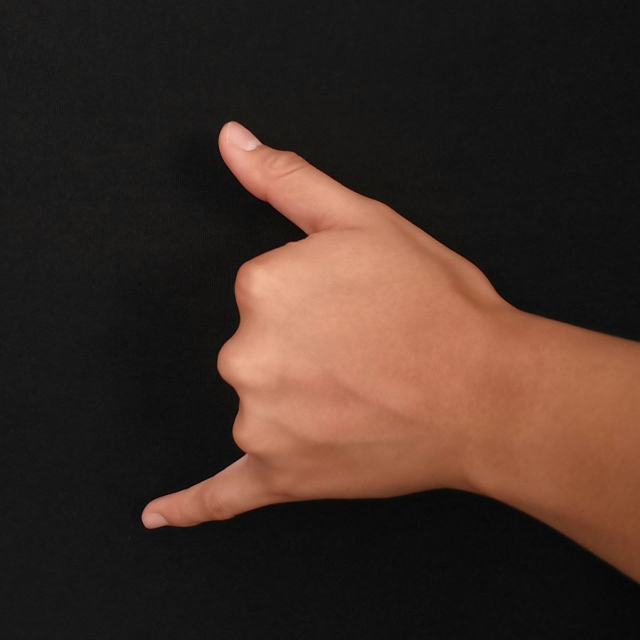
#> input picture Images/Y.jpeg, 1280 x 1280 px (shown at 1/2 size)
$ python code_1_2_Hu_distamce.py
#> lines starting #> are read from the running program, lines starting #| are printed output that depends on the picture; after the words box and inside, x2 and y2 are one past the last pixel; in counts of white or black regions, pixels touching at a corner belong together
#> further down, imagen is the input picture: shape (1280, 1280, 3); mean B, G, R 37.6, 45.5, 63.1
# Librerias
import cv2 as cv
import numpy as np
from skimage import io
from skimage import filters

from math import copysign, log10

# Pre-procesamiento de imagen
def algoritmo_region_bordes(imagen):
    # Eliminación de ruido - Preprocesamiento (2)
    im_ruido = cv.pyrMeanShiftFiltering(imagen,sp=30,sr=50)
    tamanio_imagen('Imagen sin ruido')
    cv.imshow('Imagen sin ruido', im_ruido)

    # Escala de grises - Preprocesamiento (3)
    im_gris = cv.cvtColor(im_ruido, cv.COLOR_BGR2GRAY)
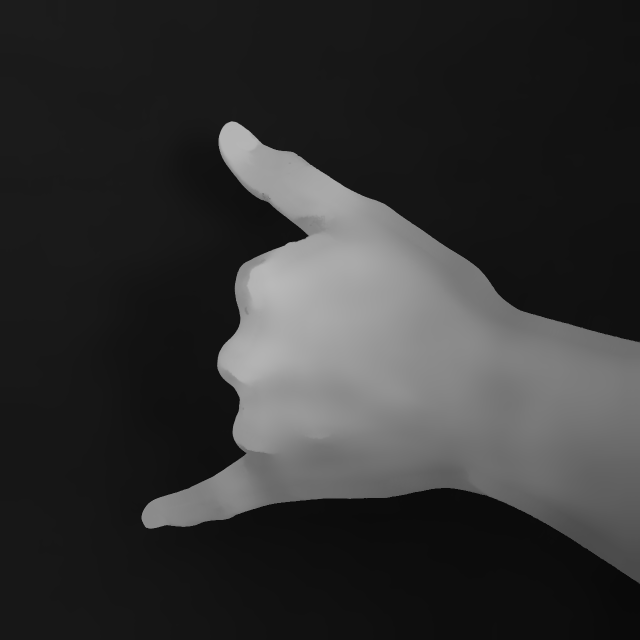
#> im_gris: shape (1280, 1280) (shown at 1/2 size); min 9, max 185, mean 50.5

    # Binarización | Binarización de Otsu - Segmentación (4)
    ret, im_binaria = cv.threshold(im_gris, 0, 255, cv.THRESH_BINARY | cv.THRESH_OTSU)
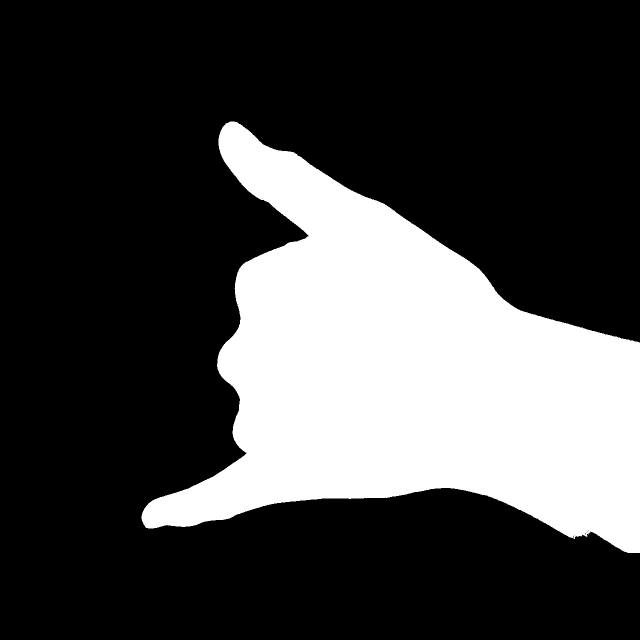
#> im_binaria: shape (1280, 1280) (shown at 1/2 size); 26.6% white; 1 white region, box (x1, y1, x2, y2) and area: (283, 243, 1280, 1106) 436316
#> ret = 76

    # Detección de bordes - Segmentación (5)
    img_filtro1 = filters.sobel(im_binaria)
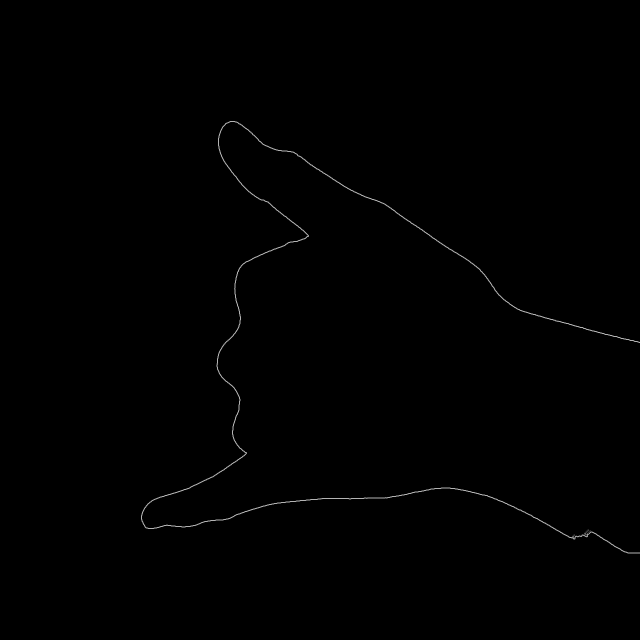
#> img_filtro1: shape (1280, 1280) float64 (shown at 1/2 size); min 0, max 0.791, mean 0.00281

    # Operaciones morfologicas - Segmentación (6)
    kernel = cv.getStructuringElement(cv.MORPH_RECT, (3, 3))
    apertura = cv.morphologyEx(im_binaria, cv.MORPH_OPEN, kernel=kernel, iterations=2)
#> apertura: shape (1280, 1280); 26.6% white; 1 white region, box (x1, y1, x2, y2) and area: (283, 243, 1280, 1106) 436206
    dilatacion = cv.dilate(apertura, kernel, iterations=3)
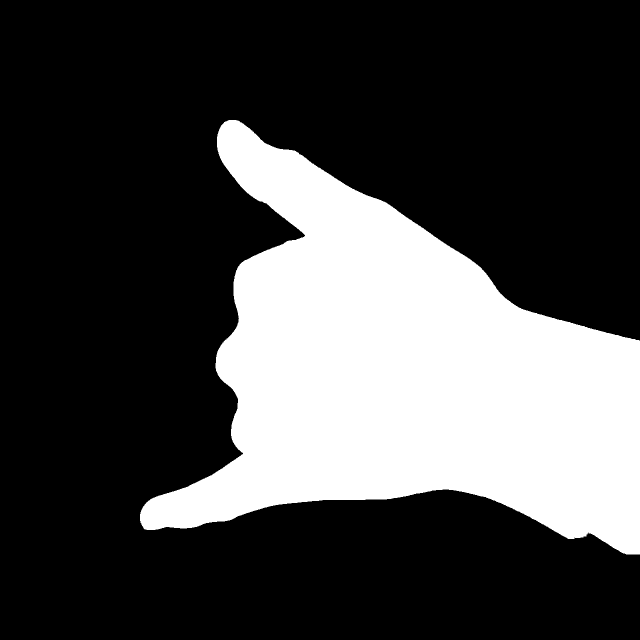
#> dilatacion: shape (1280, 1280) (shown at 1/2 size); 27.4% white; 1 white region, box (x1, y1, x2, y2) and area: (280, 240, 1280, 1109) 448284

   # Umbralización - Segmentación (7)
    th, im_umbral = cv.threshold(apertura, 80, 150, cv.THRESH_BINARY_INV)

    # Copia de la imagen umbralizada - Segmentación (8)
    im_umbral_copia = im_umbral.copy()

    # Mascara para rellenar con 2 pixeles mayores a la imagen - Segmentación (9)  [Relleno]
    a, l = im_umbral.shape[:2]
#> a = 1280; l = 1280
    mascara = np.zeros((a+2, l+2), np.uint8)

    # Rellenando desde el punto (0, 0) al 255
    cv.floodFill(im_umbral_copia, mascara, (0,0), 255);

    # Invertido del relleno de la imagen - Segmentación (10) [Relleno invertido]
    im_seg_inv = cv.bitwise_not(im_umbral_copia)

    # Combinación de imagenes para obtener imagen rellenada - Segmentación (11)
    im_combinada = im_umbral | im_seg_inv

    # Binarización de otsu - Segmentación (12)
    ret, im_binaria2 = cv.threshold(im_combinada, 0, 255, cv.THRESH_BINARY | cv.THRESH_OTSU)
#> ret = 150
    tamanio_imagen('Imagen binaria rellena')
    cv.imshow('Imagen binaria rellena', im_binaria2) #--- se usará para momentos ---
#> (the run stopped early here; a loop or call above may not have finished)

$ run again, with Images/B.jpeg copied over Images/Y.jpeg
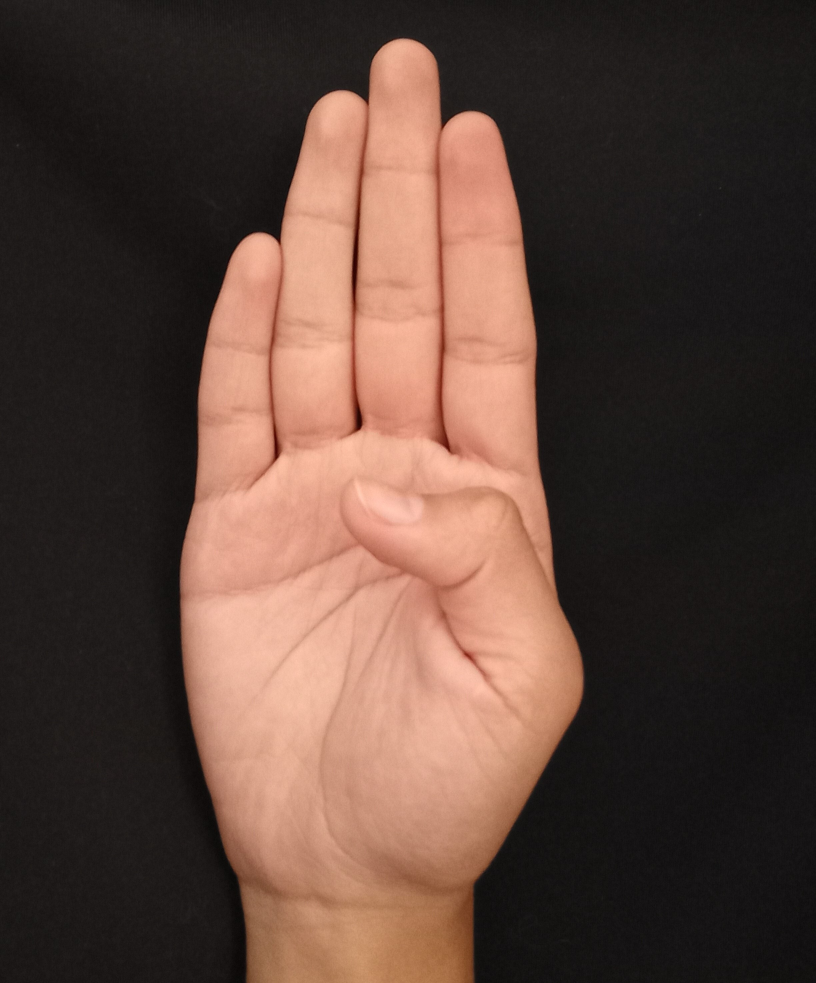
#> input picture Images/B.jpeg, 2447 x 2949 px (shown at 1/3 size)
#> imagen is the input picture: shape (2949, 2447, 3); mean B, G, R 58.4, 68, 91.5
#> in algoritmo_region_bordes, `ret, im_binaria = cv.threshold(im_gris, 0, 255, cv.THRESH_BINARY | cv...`:
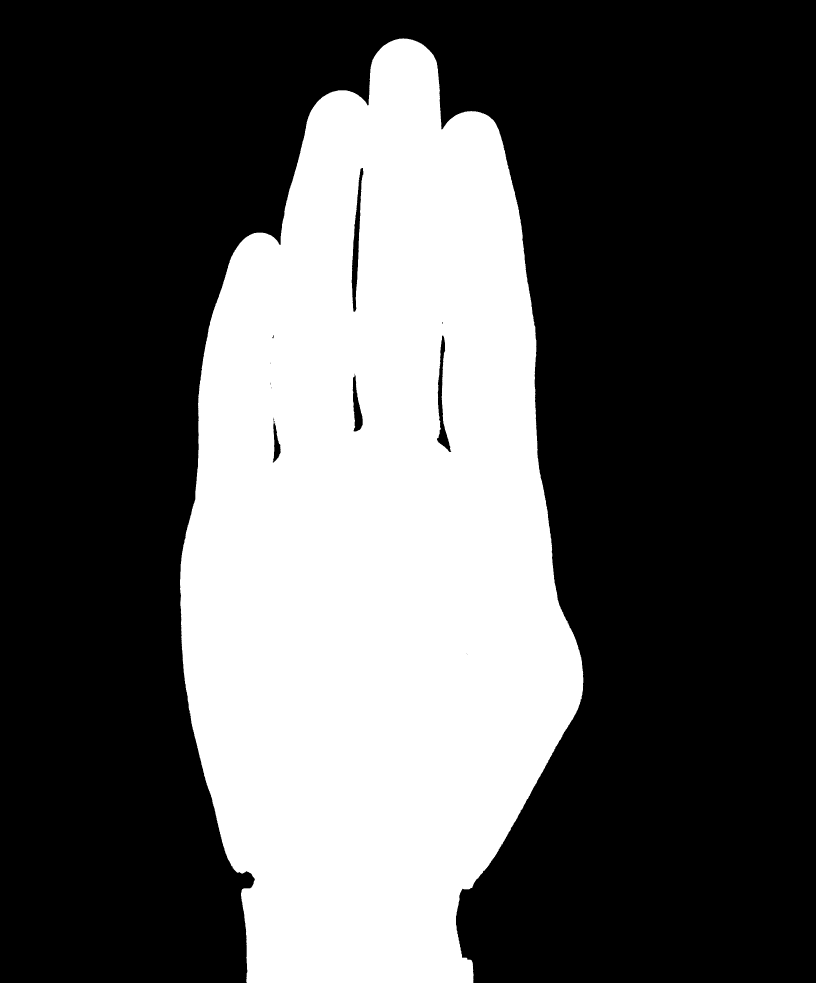
#> im_binaria: shape (2949, 2447) (shown at 1/3 size); 34% white; 1 white region, box (x1, y1, x2, y2) and area: (540, 115, 1750, 2949) 2454922
#> in algoritmo_region_bordes, `ret, im_binaria = cv.threshold(im_gris, 0, 255, cv.THRESH_BINARY | cv...`: ret = 97
#> apertura: shape (2949, 2447); 34% white; 1 white region, box (x1, y1, x2, y2) and area: (540, 116, 1750, 2949) 2454499
#> dilatacion: shape (2949, 2447); 34.4% white; 1 white region, box (x1, y1, x2, y2) and area: (537, 113, 1753, 2949) 2485619
#> in algoritmo_region_bordes, `im_combinada = im_umbral | im_seg_inv`:
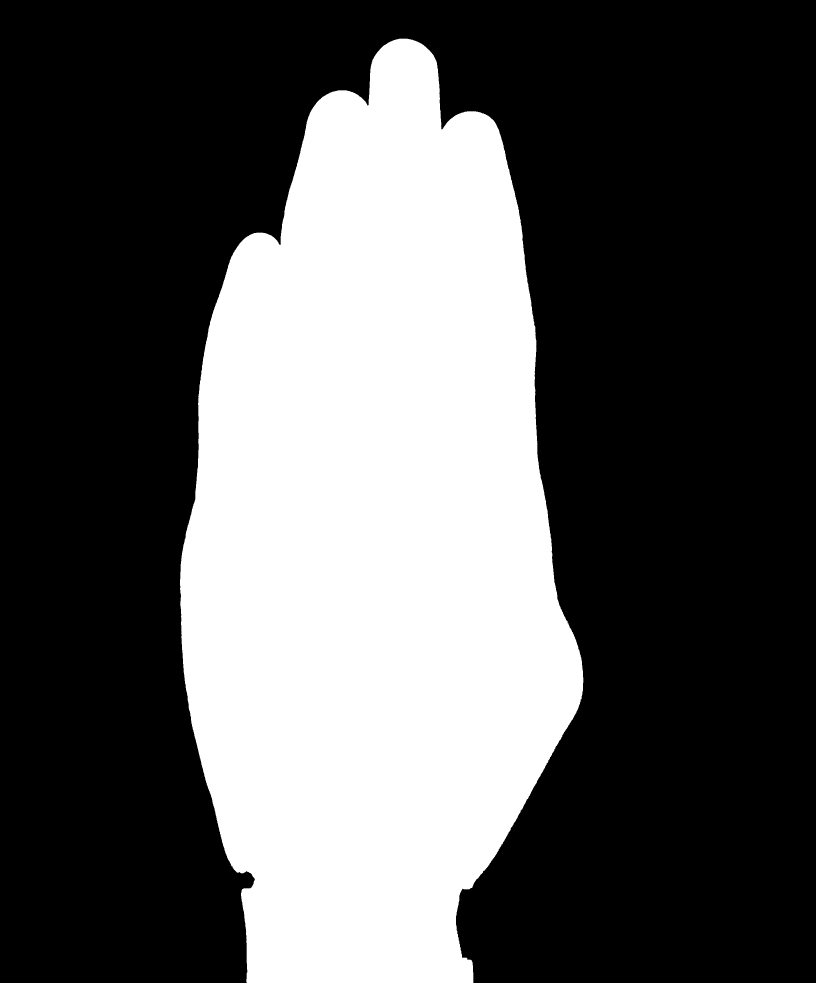
#> im_combinada: shape (2949, 2447) (shown at 1/3 size); values 150 (black) and 255 (white), 34.2% white; 1 white region, box (x1, y1, x2, y2) and area: (540, 116, 1750, 2949) 2468774
#> in algoritmo_region_bordes, `ret, im_binaria2 = cv.threshold(im_combinada, 0, 255, cv.THRESH_BINARY..`: ret = 150

$ run again, with Images/C.jpeg copied over Images/Y.jpeg
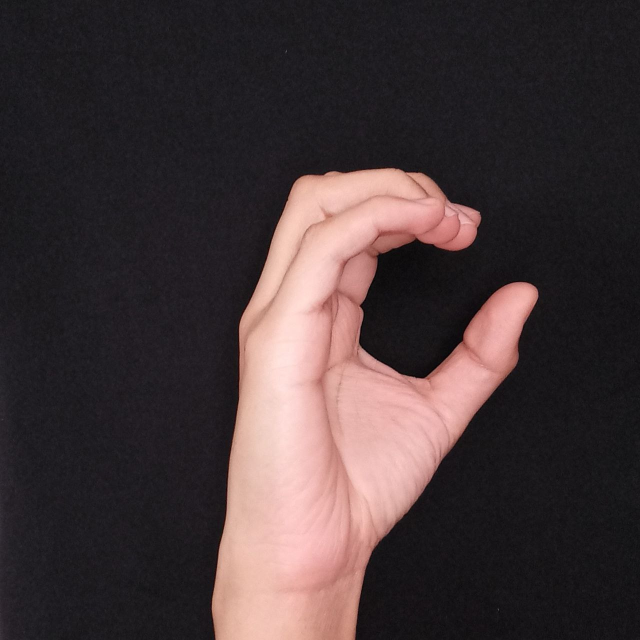
#> input picture Images/C.jpeg, 1280 x 1280 px (shown at 1/2 size)
#> imagen is the input picture: shape (1280, 1280, 3); mean B, G, R 56.7, 55.4, 68.5
#> in algoritmo_region_bordes, `ret, im_binaria = cv.threshold(im_gris, 0, 255, cv.THRESH_BINARY | cv...`:
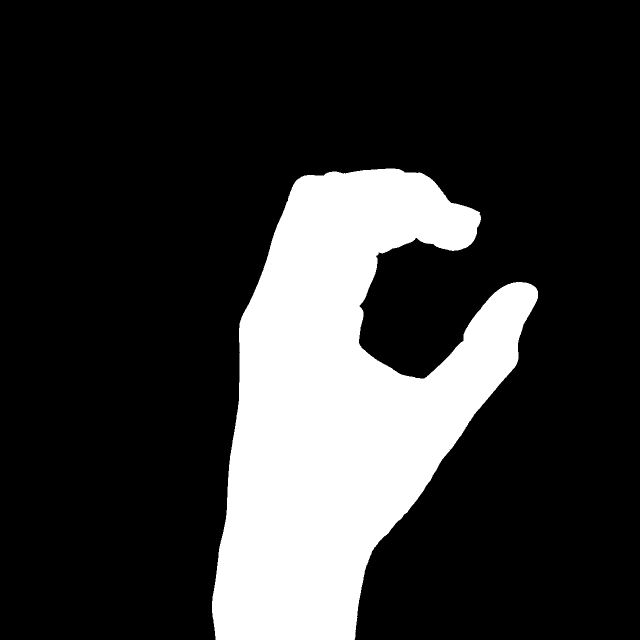
#> im_binaria: shape (1280, 1280) (shown at 1/2 size); 20.5% white; 1 white region, box (x1, y1, x2, y2) and area: (424, 337, 1076, 1280) 335791
#> in algoritmo_region_bordes, `ret, im_binaria = cv.threshold(im_gris, 0, 255, cv.THRESH_BINARY | cv...`: ret = 108
#> apertura: shape (1280, 1280); 20.5% white; 1 white region, box (x1, y1, x2, y2) and area: (424, 337, 1076, 1280) 335759
#> in algoritmo_region_bordes, `dilatacion = cv.dilate(apertura, kernel, iterations=3)`:
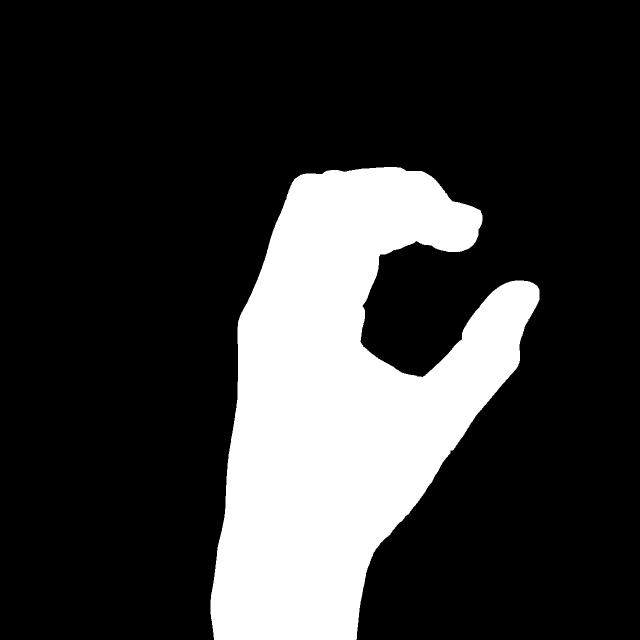
#> dilatacion: shape (1280, 1280) (shown at 1/2 size); 21.2% white; 1 white region, box (x1, y1, x2, y2) and area: (421, 334, 1079, 1280) 347378
#> in algoritmo_region_bordes, `ret, im_binaria2 = cv.threshold(im_combinada, 0, 255, cv.THRESH_BINARY..`: ret = 150
